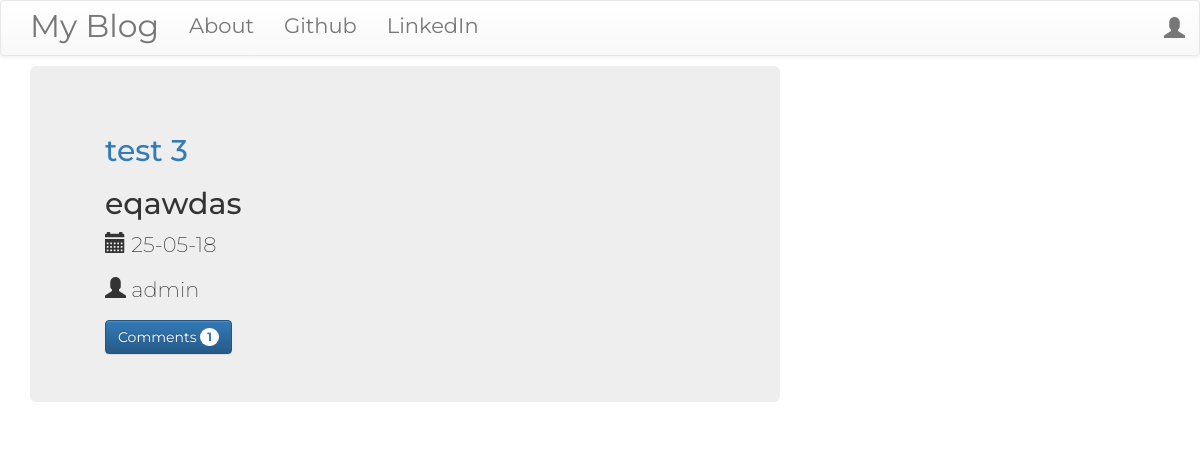
The page /blog/ on the database as committed earlier.
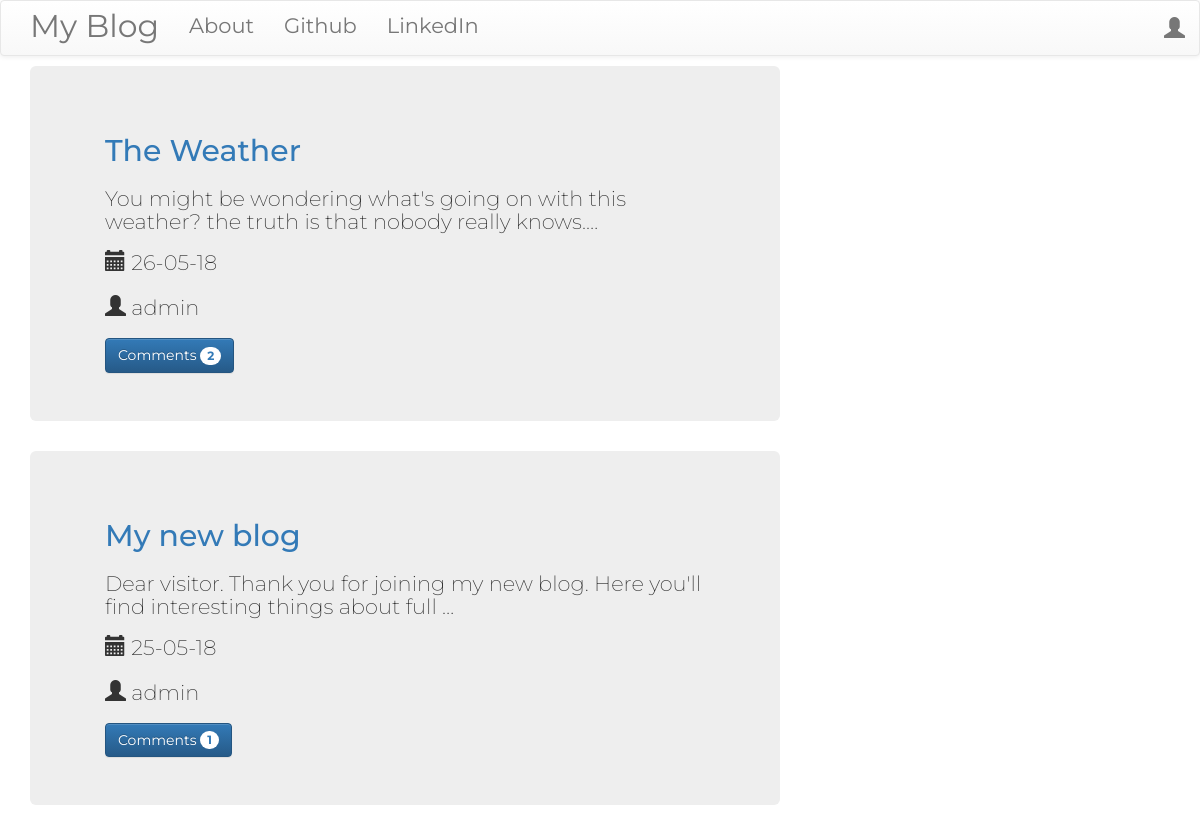
The same page on the database as committed later.
### blog/models.py (models this page shows, shortened)
class Post(models.Model):
    author = models.ForeignKey('auth.User',on_delete=models.CASCADE)
    title = models.CharField(max_length=200)
    text = models.TextField()
    created_date = models.DateTimeField(default=timezone.now)
    published_date = models.DateTimeField(blank=True, null=True)
    def approve_comments(self):
        return self.comments.filter(approved_comment=True)

### blog/views.py (the view)
# urls.py: path('',views.PostListView.as_view(),name='post_list'),
class PostListView(ListView):
    model = Post
    def get_queryset(self):
        return Post.objects.filter(published_date__lte=timezone.now()).order_by('-published_date')

### blog/templates/blog/post_list.html
{% extends 'blog/base.html' %}
{% block content %}
<div class="centerstage">
    {% for post in post_list %}
        <div class="post jumbotron">
            <div class="container">
                <h2><a href="{% url 'post_detail' pk=post.pk %}">{{ post.title }}</a></h2>
                <h2>{{ post.text|safe|truncatechars:100 }}</h2>
                <p><span class="glyphicon glyphicon-calendar"></span> {{ post.published_date|date:"d-m-y"}}</p>
                <p><span class="glyphicon glyphicon-user"></span> {{post.author}}</p>
                <a href="{% url 'post_detail' pk=post.pk %}"><button class="btn btn-primary"> Comments <span class="badge">{{ post.approve_comments.count }}</span></button> </a>
            </div>
        </div>
    {% endfor %}
</div>
{% endblock %}

Rows that differ between the two databases and show on the page:
added Post: title "The Weather", text "You might be wondering what's going on with this weather? the truth is that nobody really knows.…", published_date "26-05-18", author "admin", approve_comments.count "2"
changed Post: title "test 3" → "My new blog"; text "eqawdas" → "Dear visitor. Thank you for joining my new blog. Here you'll find interesting things about full …"
